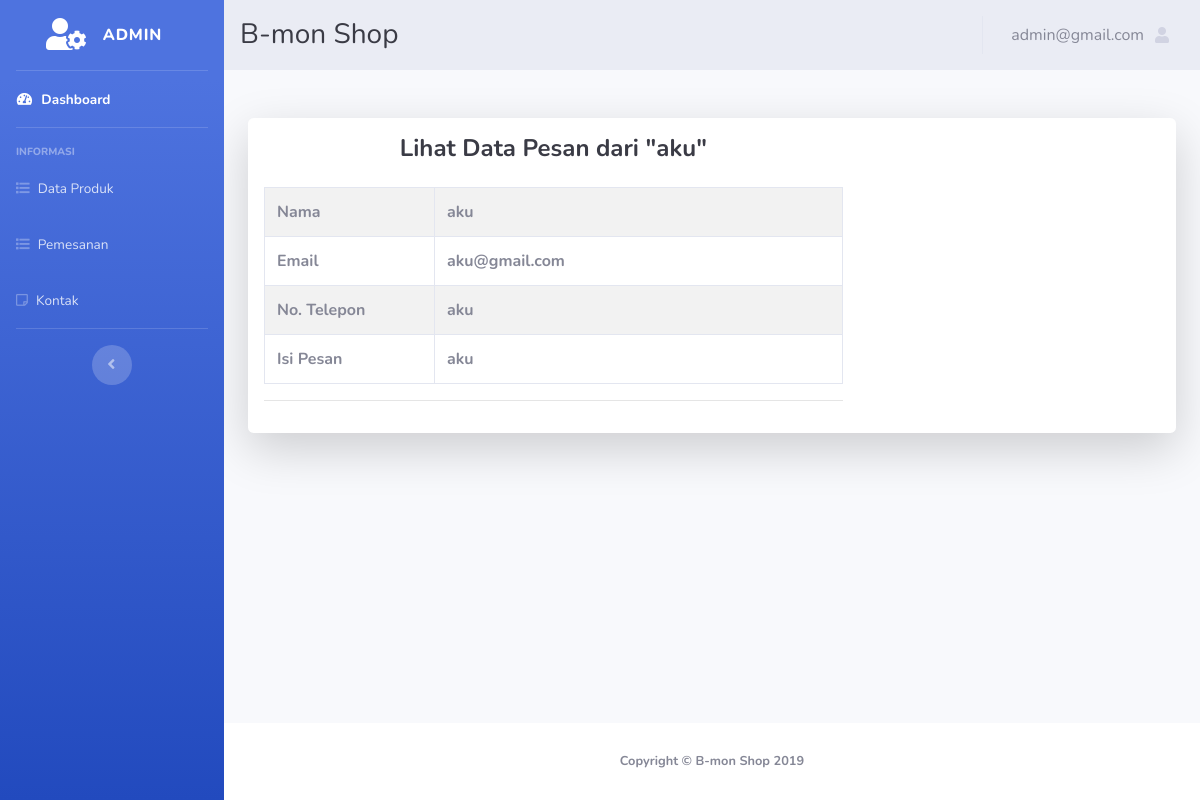
Screenshot of /admin/index.php?halaman=lihatpesan&no=1 (signed in) with the database file from the repository.
### tables this page shows
CREATE TABLE `data` (
  `no` int(4) NOT NULL,
  `nama` varchar(25) NOT NULL,
  `email` varchar(25) NOT NULL,
  `hanphone` varchar(25) NOT NULL,
  `pesan` varchar(100) NOT NULL
);

### admin/lihatpesan.php (the view)
<?php
include "koneksi.php";
$sql = $conn->query("SELECT * FROM data WHERE no='$_GET[no]'");
$d = $sql->fetch_assoc();
?>
<div class="container">
 <div class="card o-hidden border-0 shadow-lg my-5">
   <div class="card-body p-0">
     <div class="row">
       <div class="col-lg-8">
         <div class="p-3">
           <div class="text-center">
             <h1 class="h4 text-gray-900 mb-4"><b>Lihat Data Pesan dari "<?php echo $d['nama']; ?>"</h1>
             </div>
             <table style="text-align: left;" border='0' class="table table-striped table-bordered table-hover">
                 <tr>
                   <th width="170px">Nama</th><td><?php echo $d['nama']; ?></td>
                 </tr>
                 <tr>
                   <th>Email</th><td><?php echo $d['email']; ?></td>
                 </tr>
                 <tr>
                   <th>No. Telepon</th><td><?php echo $d['hanphone']; ?></td>
                 </tr>
                 <tr>
                   <th>Isi Pesan</th><td><?php echo $d['pesan']; ?></td>
                 </tr>
               </table>
               <hr>
             </div>
           </div>
         </div>
       </div>
     </div>
   </div>

### rows the page displays
data: nama "aku", email "aku@gmail.com", hanphone "aku", pesan "aku"

### other values shown
$_SESSION['user']['username'] "admin@gmail.com"
